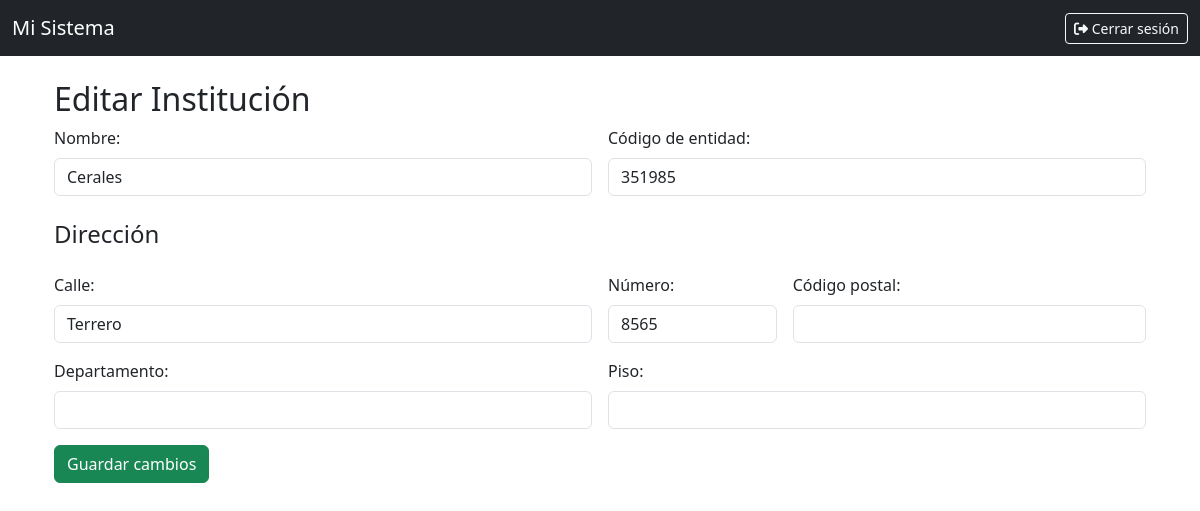
Screenshot of /index.php?action=editarInstitucion&id=2 (signed in) with the database file from the repository.
### tables this page shows
CREATE TABLE `instituciones` (
  `id_institucion` int NOT NULL,
  `nombre` varchar(100) NOT NULL,
  `codigo_entidad` int NOT NULL,
  `id_localizacion` int DEFAULT NULL,
  `fecha_alta` timestamp NULL DEFAULT CURRENT_TIMESTAMP,
  `estado` tinyint(1) DEFAULT '1'
);

CREATE TABLE `Localizacion` (
  `id_localizacion` int NOT NULL,
  `calle` varchar(255) DEFAULT NULL,
  `numero` int DEFAULT NULL,
  `cod_postal` varchar(100) DEFAULT NULL,
  `departamento` int DEFAULT NULL,
  `piso` int DEFAULT NULL
);

### model/InstitucionModel.php (called while the page is built, shortened)
<?php
class InstitucionModel {
    public static function obtenerPorIdConLocalizacion($id) {
    $pdo = getPDO();
    $stmt = $pdo->prepare("
        SELECT i.*, l.calle, l.numero, l.cod_postal, l.departamento, l.piso
        FROM instituciones i
        LEFT JOIN Localizacion l ON i.id_localizacion = l.id_localizacion
        WHERE i.id_institucion = ?
    ");
    $stmt->execute([$id]);
    return $stmt->fetch(PDO::FETCH_ASSOC);
    }
}

### views/instituciones/editar_institucion.php (the view, shortened to what this page needs)
<?php include '../include/header.php'; ?>
<div class="container mt-4">
  <h2>Editar Institución</h2>
  <form method="POST" action="index.php?action=editarInstitucion" class="row g-3">
    <div class="col-md-6">
      <label class="form-label">Nombre:</label>
      <input type="text" name="nombre" class="form-control" value="<?= htmlspecialchars($institucion['nombre']) ?>" required>
    </div>
    <div class="col-md-6">
      <label class="form-label">Código de entidad:</label>
      <input type="number" name="codigo_entidad" class="form-control" value="<?= $institucion['codigo_entidad'] ?>" required>
    </div>
    <h4 class="mt-4">Dirección</h4>
    <div class="col-md-6">
      <label class="form-label">Calle:</label>
      <input type="text" name="calle" class="form-control" value="<?= $institucion['calle'] ?>">
    </div>
    <div class="col-md-2">
      <label class="form-label">Número:</label>
      <input type="text" name="numero" class="form-control" value="<?= $institucion['numero'] ?>">
    </div>
    <div class="col-md-4">
      <label class="form-label">Código postal:</label>
      <input type="text" name="cod_postal" class="form-control" value="<?= $institucion['cod_postal'] ?>">
    </div>
    <div class="col-md-6">
      <label class="form-label">Departamento:</label>
      <input type="text" name="departamento" class="form-control" value="<?= $institucion['departamento'] ?>">
    </div>
    <div class="col-md-6">
      <label class="form-label">Piso:</label>
      <input type="text" name="piso" class="form-control" value="<?= $institucion['piso'] ?>">
    </div>
    <div class="col-12">
      <button type="submit" class="btn btn-success">Guardar cambios</button>
    </div>
  </form>
</div>
<?php include '../include/footer.php'; ?>

### rows the page displays
instituciones: nombre "Cerales", codigo_entidad "351985", calle "Terrero", numero "8565"
